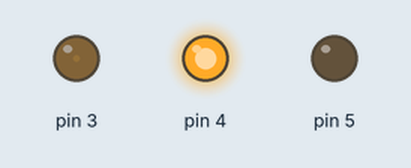
This sketch was run on a simulated Arduino Uno, built with avr-gcc and run on an emulated ATmega328P. Shown: output pins drawn as LEDs (lit = HIGH).

Above: at 0.05 s.
At 0.8 s:
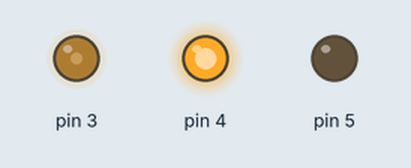
At 1.55 s:
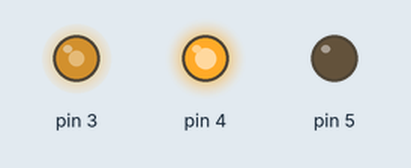
At 3.1 s:
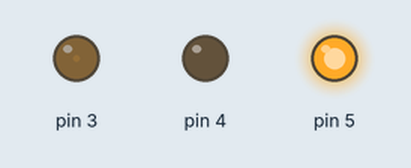
At 4.6 s:
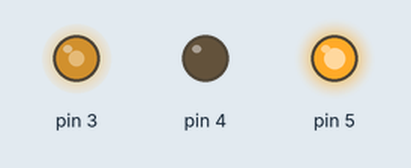
At 6.1 s:
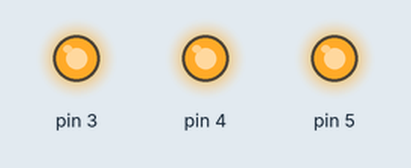
Timing chart, 0 to 8.0 s (numbered marks = the images above):
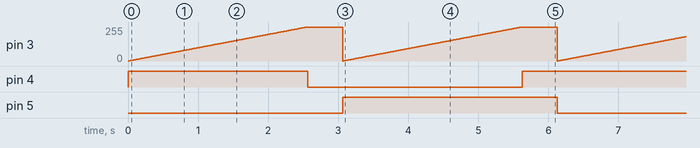

Measured:
- by itself, pin 3: ramps from 0/255 to 255/255 and jumps back, once every 3.1 s
- by itself, pin 4: repeats every 6.1 s: LOW 3.1 s, HIGH 3.1 s
- by itself, pin 5: alternates HIGH for 3.1 s and LOW for 3.1 s

The sketch:

L293.ino
```cpp
void setup() {
  pinMode(4, OUTPUT);
  pinMode(5, OUTPUT);
  pinMode(3, OUTPUT);


}

void loop() {
  //avanti
  digitalWrite(4, HIGH);
  digitalWrite(5, LOW);

  for (int i = 0; i < 256; i++) { analogWrite(3, i); delay(10); }

  //stop
  digitalWrite(4, LOW);
  digitalWrite(5, LOW);
  delay(500);

  //indietro
  digitalWrite(4, LOW);
  digitalWrite(5, HIGH);

  for (int i = 0; i < 256; i++) { analogWrite(3, i); delay(10); }

  //stop
  digitalWrite(4, HIGH);
  digitalWrite(5, HIGH);
  delay(500);


}
```
